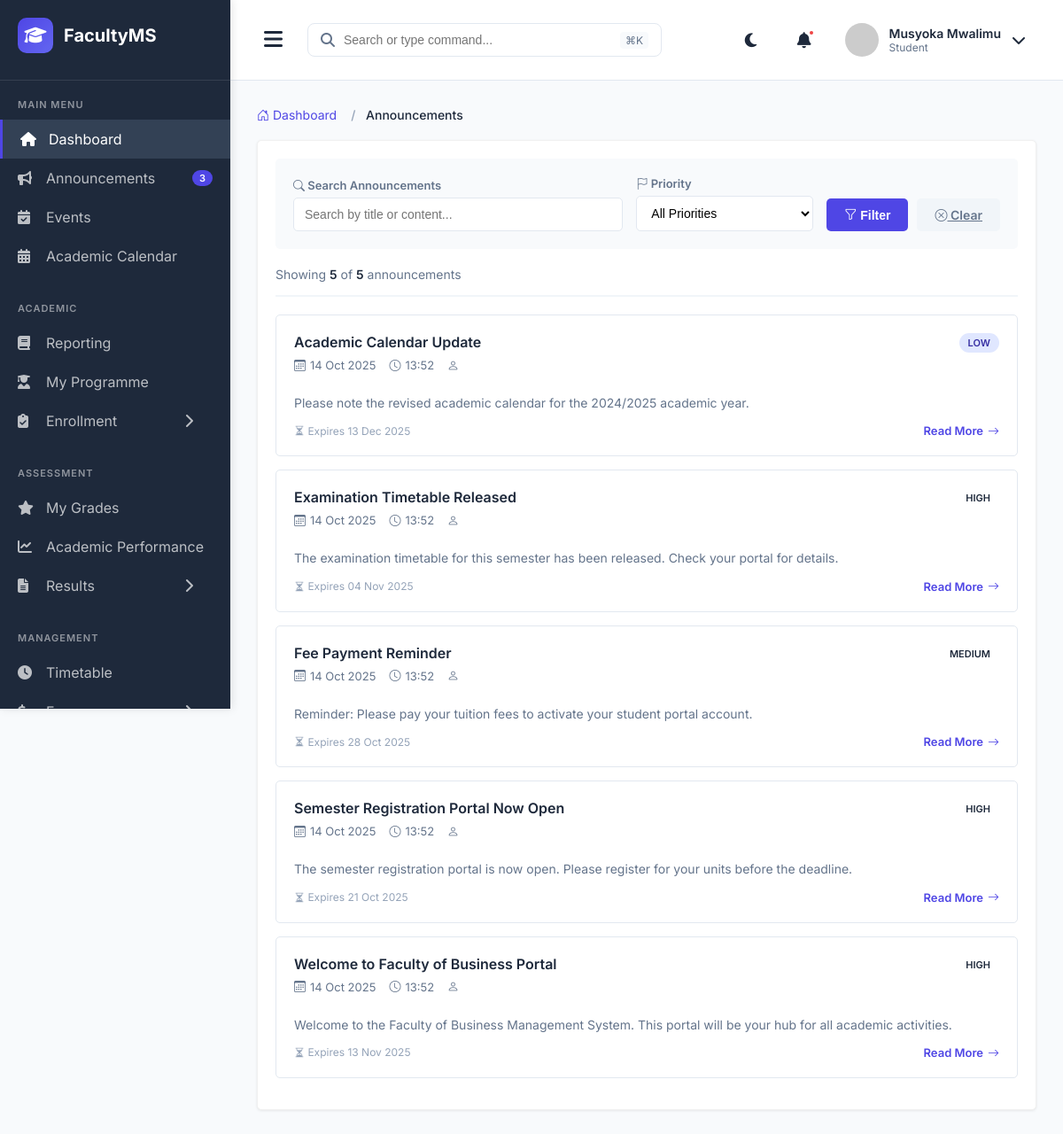
Page /student_announcements_list/ (signed in) on the committed database.
### main_application/models.py (models this page shows, shortened)
class User(AbstractUser):
    USER_TYPES = (
        ('STUDENT', 'Student'),
        ('LECTURER', 'Lecturer'),
        ('COD', 'Chairman of Department'),
        ('DEAN', 'Dean'),
        ('ICT_ADMIN', 'ICT Administrator'),
    )
    user_type = models.CharField(max_length=20, choices=USER_TYPES)
    phone_number = models.CharField(max_length=15, blank=True, null=True)
    profile_picture = models.ImageField(upload_to='profiles/', blank=True, null=True)
    is_active_user = models.BooleanField(default=True)
    date_joined = models.DateTimeField(auto_now_add=True)
    class Meta:
        db_table = 'users'

class Announcement(models.Model):
    PRIORITY_LEVELS = (
        ('LOW', 'Low'),
        ('NORMAL', 'Normal'),
        ('HIGH', 'High'),
        ('URGENT', 'Urgent'),
    )
    title = models.CharField(max_length=200)
    content = models.TextField()
    created_by = models.ForeignKey(User, on_delete=models.PROTECT, related_name='created_announcements')
    target_programmes = models.ManyToManyField(Programme, blank=True, related_name='announcements')
    target_year_levels = models.CharField(max_length=50, blank=True)  # Comma-separated: "1,2,3"
    priority = models.CharField(max_length=20, choices=PRIORITY_LEVELS, default='NORMAL')
    publish_date = models.DateTimeField(default=timezone.now)
    expiry_date = models.DateTimeField(null=True, blank=True)
    is_published = models.BooleanField(default=True)
    attachments = models.FileField(upload_to='announcements/', blank=True, null=True)
    created_at = models.DateTimeField(auto_now_add=True)
    class Meta:
        db_table = 'announcements'
        ordering = ['-publish_date']

### main_application/views.py (the view)
# urls.py: path('student_announcements_list/', views.student_announcements_list, name='student_announcements_list'),
@login_required
@never_cache
def student_announcements_list(request):
    if request.user.user_type != 'STUDENT':
        return redirect('student_dashboard')
    try:
        student = request.user.student_profile
        announcements = Announcement.objects.filter(
            is_published=True,
            publish_date__lte=timezone.now()
        ).filter(
            Q(target_programmes=student.programme) | Q(target_programmes__isnull=True)
        ).order_by('-publish_date').distinct()
        search_query = request.GET.get('search', '')
        if search_query:
            announcements = announcements.filter(
                Q(title__icontains=search_query) | Q(content__icontains=search_query)
            )
        priority_filter = request.GET.get('priority', '')
        if priority_filter:
            announcements = announcements.filter(priority=priority_filter)
        paginator = Paginator(announcements, 10)
        page_number = request.GET.get('page')
        page_obj = paginator.get_page(page_number)
        context = {
            'page_obj': page_obj,
            'announcements': page_obj.object_list,
            'search_query': search_query,
            'priority_filter': priority_filter,
            'priorities': [
                ('LOW', 'Low'),
                ('NORMAL', 'Normal'),
                ('HIGH', 'High'),
                ('URGENT', 'Urgent'),
            ],
            'total_announcements': announcements.count(),
        }
        return render(request, 'student/announcements/announcements_list.html', context)
    except Exception as e:
        from django.contrib import messages
        messages.error(request, f'Error loading announcements: {str(e)}')
        return redirect('student_dashboard')

### templates/student/announcements/announcements_list.html (shortened to what this page needs)
{% extends 'student_base.html' %}
{% block extra_css %}
<link rel="stylesheet" href="https://cdn.jsdelivr.net/npm/bootstrap-icons@1.10.0/font/bootstrap-icons.css">
{% endblock %}
{% block content %}
<nav aria-label="breadcrumb">
    <ol class="breadcrumb">
        <li class="breadcrumb-item"><a href="{% url 'student_dashboard' %}"><i class="bi bi-house-door"></i> Dashboard</a></li>
        <li class="breadcrumb-item active" aria-current="page">Announcements</li>
    </ol>
</nav>
<div class="section-container">
    <form method="get" action="">
        <div class="filter-bar">
            <div class="filter-group">
                <label class="filter-label" for="search">
                    <i class="bi bi-search"></i> Search Announcements
                </label>
                <input
                    type="text"
                    id="search"
                    name="search"
                    class="filter-input"
                    placeholder="Search by title or content..."
                    value="{{ search_query }}"
                >
            </div>
            <div class="filter-group" style="flex: 0.5;">
                <label class="filter-label" for="priority">
                    <i class="bi bi-flag"></i> Priority
                </label>
                <select id="priority" name="priority" class="filter-select">
                    <option value="">All Priorities</option>
                </select>
            </div>
            <div style="display: flex; gap: 10px;">
                <button type="submit" class="filter-btn">
                    <i class="bi bi-funnel"></i> Filter
                </button>
                <a href="{% url 'student_announcements_list' %}" class="clear-btn">
                    <i class="bi bi-x-circle"></i> Clear
                </a>
            </div>
        </div>
    </form>
    <div class="stats-bar">
        <div class="total-count">
            Showing <strong>{{ announcements|length }}</strong> of <strong>{{ total_announcements }}</strong> announcement{{ total_announcements|pluralize }}
        </div>
    </div>
    {% if announcements %}
        {% for announcement in announcements %}
        <a href="{% url 'student_announcement_detail' announcement.pk %}" style="text-decoration: none; color: inherit;">
            <div class="announcement-card">
                <div class="announcement-header">
                    <div style="flex: 1;">
                        <h3 class="announcement-title">{{ announcement.title }}</h3>
                        <div class="announcement-meta">
                            <span class="meta-item">
                                <i class="bi bi-calendar3"></i>
                                {{ announcement.publish_date|date:"d M Y" }}
                            </span>
                            <span class="meta-item">
                                <i class="bi bi-clock"></i>
                                {{ announcement.publish_date|date:"H:i" }}
                            </span>
                            <span class="meta-item">
                                <i class="bi bi-person"></i>
                            </span>
                        </div>
                    </div>
                    <span class="priority-badge priority-{{ announcement.priority }}">
                        {{ announcement.get_priority_display }}
                    </span>
                </div>
                <div class="announcement-excerpt">
                    {{ announcement.content|truncatewords:30 }}
                </div>
                <div class="announcement-footer">
                    <div style="display: flex; gap: 10px; align-items: center;">
                        {% if announcement.expiry_date %}
                        <span style="color: #94A3B8; font-size: 12px;">
                            <i class="bi bi-hourglass-split"></i> Expires {{ announcement.expiry_date|date:"d M Y" }}
                        </span>
                        {% endif %}
                    </div>
                    <span class="read-more">
                        Read More <i class="bi bi-arrow-right"></i>
                    </span>
                </div>
            </div>
        </a>
        {% endfor %}
    {% endif %}
</div>
{% endblock %}

### templates/student_base.html (shortened to what this page needs)
{% load static %}
<!DOCTYPE html>
<html lang="en">
<head>
    <link rel="stylesheet" href="https://cdnjs.cloudflare.com/ajax/libs/font-awesome/6.4.0/css/all.min.css">
    {% block extra_css %}{% endblock %}
</head>
<body>
    <div class="sidebar" id="sidebar">
        <div class="sidebar-header">
            <div class="logo">
                <i class="fas fa-graduation-cap"></i>
            </div>
            <span class="logo-text">FacultyMS</span>
        </div>
        <div class="menu-section">
            <div class="menu-title">Main Menu</div>
            <a href="{% url 'student_dashboard'%}" class="menu-item active">
                <i class="fas fa-home"></i>
                <span>Dashboard</span>
            </a>
            <a href="{% url 'student_announcements_list'%}" class="menu-item">
                <i class="fas fa-bullhorn"></i>
                <span>Announcements</span>
                <span class="badge">3</span>
            </a>
            <a href="{% url 'student_events_list'%}" class="menu-item">
                <i class="fas fa-calendar-check"></i>
                <span>Events</span>
            </a>
            <a href="{% url 'student_academic_calendar'%}" class="menu-item">
                <i class="fas fa-calendar-alt"></i>
                <span>Academic Calendar</span>
            </a>
        </div>
        <div class="menu-section">
            <div class="menu-title">Academic</div>
            <a href="{% url 'student_semester_reporting'%}" class="menu-item">
                <i class="fas fa-book"></i>
                <span>Reporting</span>
            </a>
            <a href="{% url 'my_programme'%}" class="menu-item">
                <i class="fas fa-user-graduate"></i>
                <span>My Programme</span>
            </a>
            <div class="menu-item has-submenu" data-submenu="enrollment">
                <i class="fas fa-clipboard-check"></i>
                <span>Enrollment</span>
                <i class="fas fa-chevron-right arrow"></i>
            </div>
        </div>
        <div class="menu-section">
            <div class="menu-title">Assessment</div>
            <a href="#" class="menu-item">
                <i class="fas fa-star"></i>
                <span>My Grades</span>
            </a>
            <a href="#" class="menu-item">
                <i class="fas fa-chart-line"></i>
                <span>Academic Performance</span>
            </a>
            <div class="menu-item has-submenu" data-submenu="results">
                <i class="fas fa-file-alt"></i>
                <span>Results</span>
                <i class="fas fa-chevron-right arrow"></i>
            </div>
        </div>
        <div class="menu-section">
            <div class="menu-title">Management</div>
            <a href="{% url 'student_timetable'%}" class="menu-item">
                <i class="fas fa-clock"></i>
                <span>Timetable</span>
            </a>
            <div class="menu-item has-submenu" data-submenu="fees">
                <i class="fas fa-dollar-sign"></i>
                <span>Fees</span>
                <i class="fas fa-chevron-right arrow"></i>
            </div>
        </div>
    </div>
    <div class="main-content" id="mainContent">
        <div class="header">
            <div class="header-left">
                <button class="menu-toggle" id="menuToggle">
                    <i class="fas fa-bars"></i>
                </button>
                <div class="search-bar">
                    <i class="fas fa-search"></i>
                    <input type="text" placeholder="Search or type command...">
                    <span class="shortcut">⌘K</span>
                </div>
            </div>
            <div class="header-right">
                <div class="header-icon">
                    <i class="fas fa-moon"></i>
                </div>
                <div class="header-icon notification-icon">
                    <i class="fas fa-bell"></i>
                    <span class="notification-badge"></span>
                </div>
                <div class="user-profile">
                    <img src="https://ui-avatars.com/api/?name=Admin+User&background=4F46E5&color=fff" alt="User" class="user-avatar">
                    <div class="user-info">
                        <span class="user-name">{{ user.get_full_name|default:"Admin User" }}</span>
                        <span class="user-role">{{ user.get_user_type_display|default:"Administrator" }}</span>
                    </div>
                    <i class="fas fa-chevron-down"></i>
                </div>
            </div>
        </div>
        <div class="content">
            {% block content %}{% endblock %}
        </div>
    </div>
</body>
</html>

### rows in the picture
User: get_full_name "Musyoka Mwalimu", user_type "Student"
Announcement: title "Academic Calendar Update", publish_date "14 Oct 2025", publish_date "13:52", priority "LOW", content "Please note the revised academic calendar for the 2024/2025 academic year.", expiry_date "13 Dec 2025"
Announcement: title "Examination Timetable Released", publish_date "14 Oct 2025", publish_date "13:52", priority "HIGH", content "The examination timetable for this semester has been released. Check your portal for details.", expiry_date "04 Nov 2025"
Announcement: title "Fee Payment Reminder", publish_date "14 Oct 2025", publish_date "13:52", priority "MEDIUM", content "Reminder: Please pay your tuition fees to activate your student portal account.", expiry_date "28 Oct 2025"
Announcement: title "Semester Registration Portal Now Open", publish_date "14 Oct 2025", publish_date "13:52", priority "HIGH", content "The semester registration portal is now open. Please register for your units before the deadline.", expiry_date "21 Oct 2025"
Announcement: title "Welcome to Faculty of Business Portal", publish_date "14 Oct 2025", publish_date "13:52", priority "HIGH", content "Welcome to the Faculty of Business Management System. This portal will be your hub for all academic activities.", expiry_date "13 Nov 2025"

### other values in the picture
{{ announcements|length }} "5"
{{ total_announcements }} "5"
